Frame 1 (no input): blank canvas, image omitted
Frame 60 (no input): blank canvas, image omitted
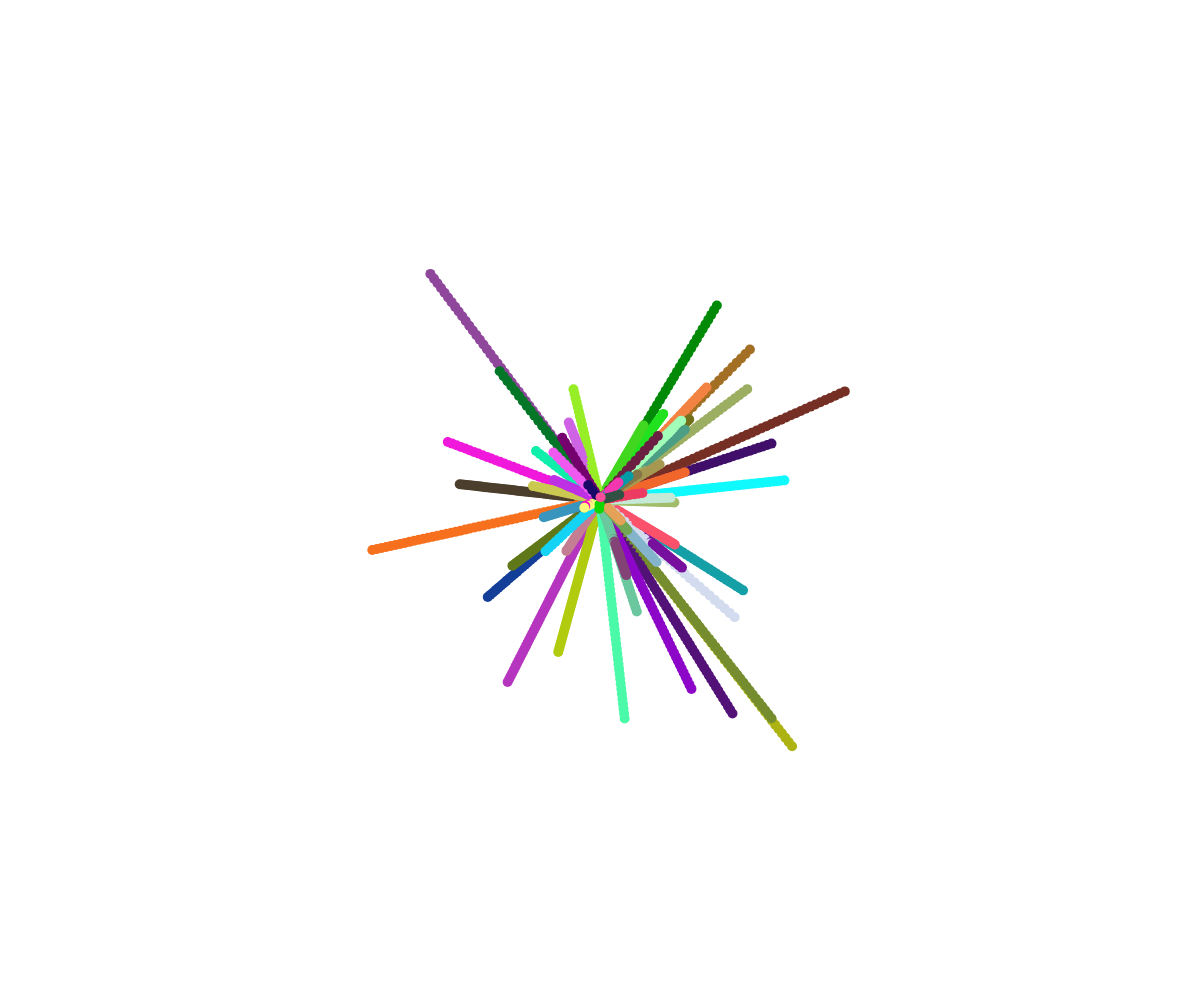
Frame 120 (the mouse pressed at the canvas centre since frame 60)

The p5.js sketch whose frames 1 and 60 were blank and that drew this single picture after the mouse press (run headless with seeded random() and noise() and a simulated clock; from frame 60 on, the mouse is pressed at the canvas centre):

// p5.js sketch
// ── sketch.js
var mouseIsDown = false;

var ballArray = [];

function setup() {

	noStroke();
	createCanvas(windowWidth, windowHeight);

	// ballArray[0] = new Ball(200,400);
	// ballArray[1] = new Ball(300,150);
	// ballArray[2] = new Ball(150,200);

}

function draw() {

	if (mouseIsPressed) {
		mouseClicked();
	}

	//to clear trailing circles
	//background(255);

	for(var i = 0; i < ballArray.length; i++){
		ballArray[i].animate();
		ballArray[i].display();
	}

}

function mouseClicked() {

	var tempBall = new Ball(mouseX, mouseY);
	ballArray.push(tempBall);

}

function windowResized() {
  resizeCanvas(windowWidth, windowHeight);
}

class Ball {
	constructor(x, y) {
		this.color = color(random(0,255),random(0,255),random(0,255));
		this.x = x;
		this.y = y;
		this.width = 10;
		this.height = 10;
		this.velocity = {
			x: random(-5,5),
			y: random(-5,5)
		};
	}

	animate() {
		if (this.x > windowWidth || this.x < 0) {
			this.velocity.x = -this.velocity.x;
		} 

		if (this.y > windowHeight || this.y < 0) {
			this.velocity.y = -this.velocity.y;
		}

		this.x += this.velocity.x;
		this.y += this.velocity.y;
		
	}

	display() {
		fill(this.color);
		ellipse(this.x, this.y, this.width, this.height);
	}
}
